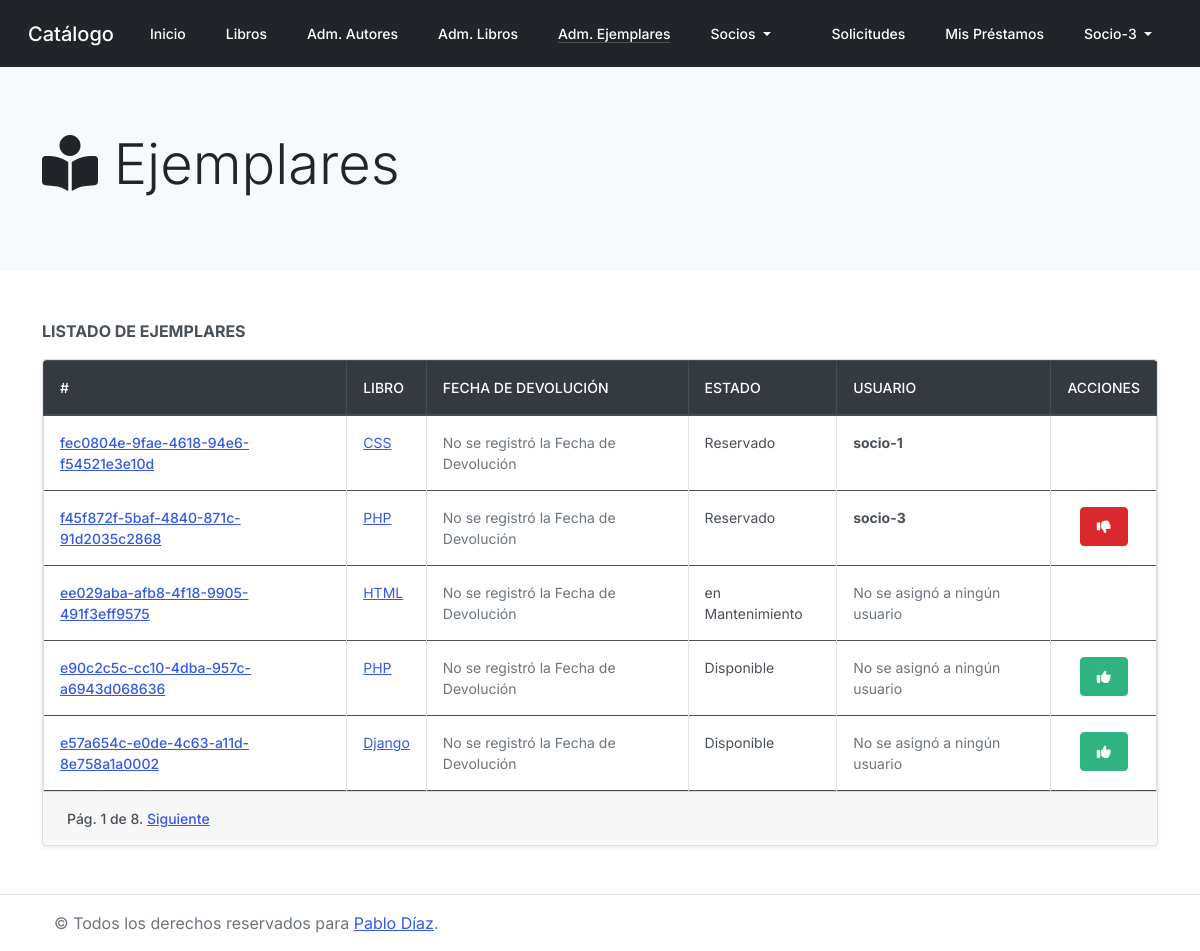
Screenshot of /catalogo/ejemplares/ (signed in) with the database file from the repository.
### catalogo/models.py (models this page shows, shortened)
class CustomUser(AbstractUser):
    email = models.EmailField(_("email address"))
    latitude = models.FloatField(null=True)
    longitude = models.FloatField(null=True)

class Ejemplar(models.Model):
    id = models.UUIDField(primary_key=True, default=uuid.uuid4, help_text="ID único para este libro particular en toda la biblioteca")
    libro = models.ForeignKey(Libro, on_delete=models.SET_NULL, null=True)
    fechaDevolucion = models.DateField(null=True, blank=True)
    ESTADO_EJEMPLAR = (
        ('m', 'en Mantenimiento'),
        ('p', 'Prestado'),
        ('d', 'Disponible'),
        ('r', 'Reservado'),
    )
    estado = models.CharField(max_length=1, choices=ESTADO_EJEMPLAR, default='d', help_text='Disponibilidad del Ejemplar')
    usuario = models.ForeignKey(CustomUser, on_delete=models.SET_NULL, null=True, blank=True)
    def __str__(self):
        return '%s (%s)' % (self.libro, self.id)
    class Meta:
        ordering = ['libro', 'fechaDevolucion']
        permissions = (("can_reserve_a_copy", "Puede reservar ejemplar"), ("can_cancel_reservation", "Puede cancelar reserva"), ("can_view_my_loans", "Puedo ver mis prestamos"))

class Libro(models.Model):
    titulo = models.CharField(max_length=200)
    autor = models.ForeignKey(Autor, on_delete=models.SET_NULL, null=True)
    resumen = models.TextField(max_length=1000, help_text="Ingrese un resumen del libro")
    isbn = models.CharField('ISBN',max_length=13, help_text='13 Caracteres (<a href="https://www.isbninternational.org/content/what-isbn">ISBN number</a>)')
    genero = models.ManyToManyField(Genero, help_text="Seleccione un género (o varios) para el libro")
    idioma = models.ForeignKey(Idioma, on_delete=models.SET_NULL, null=True)
    image=models.ImageField(upload_to='catalogo/upload/img', default='catalogo/upload/img/default-libro.jpg')
    def muestra_genero(self):
        return ', '.join([genero.nombre for genero in self.genero.all()])
    muestra_genero.short_description = 'Género/s'
    def __str__(self):
        return self.titulo

### catalogo/views.py (the view)
# urls.py: path('ejemplares/', views.CopyListView.as_view(), name='copy_list'),
class CopyListView(PermissionRequiredMixin, ListView):
    model = Ejemplar
    template_name = 'copies/index.html'
    paginate_by = 5
    permission_required = 'catalogo.view_ejemplar'
    def get_context_data(self, **kwargs):
        copies = Ejemplar.objects.order_by('-id')
        context = super(CopyListView, self).get_context_data(**kwargs)
        paginator = Paginator(copies, self.paginate_by)
        page = self.request.GET.get('page')
        try:
            copies = paginator.page(page)
        except PageNotAnInteger:
            copies = paginator.page(1)
        except EmptyPage:
            copies = paginator.page(paginator.num_pages)
        context['copies'] = copies
        return context

### catalogo/templates/copies/index.html (shortened to what this page needs)
{% extends "base.html" %}
{% block jumbotron %}
    {% include "partials/jumbotron.html" with icon="<i class='fas fa-book-reader'></i>" title="Ejemplares" %}
{% endblock %}
{% block content %}
<div class="row">
    <div class="col-12">
        <div class="d-flex justify-content-between align-items-center mb-3">
            <span class="font-weight-bold">LISTADO DE EJEMPLARES</span>
        </div>
        <div class="card shadow-sm">
            <div class="card-body table-responsive rounded-top p-0">
                <table class="table table-hover table-bordered mb-0">
                    <thead class="thead-dark">
                        <tr>
                            <th scope="col">#</th>
                            <th scope="col">Libro</th>
                            <th scope="col">Fecha de Devolución</th>
                            <th scope="col">Estado</th>
                            <th scope="col">Usuario</th>
                            {% if perms.catalogo.change_ejemplar or perms.catalogo.delete_ejemplar or perms.catalogo.can_reserve_a_copy or perms.catalogo.can_cancel_reservation %}
                                <th scope="col" class="text-center">Acciones</th>
                            {% endif %}
                        </tr>
                    </thead>
                    <tbody>
                        {% for copy in copies %}
                        <tr>
                            <th scope="row">
                                {% if perms.catalogo.view_ejemplar %}
                                    <a href="{% url 'copy_details' copy.id %}">{{ copy.id }}</a>
                                {% else %}
                                    {{ copy.id }}
                                {% endif %}
                            </th>
                            <td>
                                {% if perms.catalogo.view_libro %}
                                    <a href="{% url 'book_details' copy.libro.id %}">{{ copy.libro }}</a>
                                {% else %}
                                    {{ copy.libro }}
                                {% endif %}
                            </td>
                            <td>
                                {% if copy.fechaDevolucion %}
                                    {{ copy.fechaDevolucion  }}
                                {% else %}
                                    <p class="text-muted mb-0">No se registró la Fecha de Devolución</p>
                                {% endif %}
                            </td>
                            <td>
                                {{ copy.get_estado_display }}
                            </td>
                            <td>
                                {% if copy.usuario %}
                                    <p class="font-weight-bold">{{ copy.usuario }}</p>
                                {% else %}
                                    <p class="text-muted mb-0">No se asignó a ningún usuario</p>
                                {% endif %}
                            </td>
                            {% if perms.catalogo.change_ejemplar or perms.catalogo.delete_ejemplar or perms.catalogo.can_reserve_a_copy or perms.catalogo.can_cancel_reservation %}
                                <td class="text-center">
                                    <div class="btn-group" role="group" aria-label="Basic example">
                                        {% if copy.estado == 'd' and copy.usuario is None %}
                                            {% if perms.catalogo.can_reserve_a_copy %}
                                                <form action="{% url 'reserve' copy.id %}" method="POST">
                                                    <button type="submit" class="btn btn-success" data-toggle="tooltip" data-placement="top" title="Reservar ejemplar">
                                                        <i class="fas fa-thumbs-up"></i>
                                                    </button>
                                                </form>
                                            {% endif %}
                                        {% elif copy.estado == 'r' and copy.usuario.id == user.id %}
                                            {% if perms.catalogo.can_cancel_reservation %}
                                                <form action="{% url 'cancel_reserve' copy.id %}" method="POST">
                                                    <button type="submit" class="btn btn-danger" data-toggle="tooltip" data-placement="top" title="Cancelar reserva">
                                                        <i class="fas fa-thumbs-down"></i>
                                                    </button>
                                                </form>
                                            {% endif %}
                                        {% endif %}
                                    </div>
                                </td>
                            {% endif %}
                        </tr>
                        {% empty %}
                            <tr class="bg-red">
                                <td colspan="7" class="text-center">
                                    ¡Oops! No tenemos Ejemplares de los Libros en Catálogo.
                                </th>
                            </tr>
                        {% endfor %}
                    </tbody>
                </table>
            </div>
            {% block pagination %}
                {% if is_paginated %}
                    <div class="card-footer">
                        <div class="pagination">
                            <span class="page-links">
                                <span class="page-current">
                                    Pág. {{ page_obj.number }} de {{ page_obj.paginator.num_pages }}.
                                </span>
                                {% if page_obj.has_next %}
                                <a href="{{ request.path }}?page={{ page_obj.next_page_number }}">Siguiente</a>
                                {% endif %}
                            </span>
                        </div>
                    </div>
                {% endif %}
            {% endblock %}
        </div>
    </div>
</div>
{% endblock %}

### catalogo/templates/partials/navbar.html (shortened to what this page needs)
<nav class="navbar navbar-expand-lg  navbar-dark bg-dark">
    <div class="container-fluid">
        <a class="navbar-brand" href="{% url 'index' %}">Catálogo</a>
        <div class="collapse navbar-collapse" id="navbarSupportedContent">
            {% with request.resolver_match.url_name as url_name %}
                <ul class="navbar-nav mr-auto">
                    {% if user.is_authenticated %}
                        <li class="nav-item {% if url_name == 'index' %} active {% endif %}">
                            <a class="nav-link" href="{% url 'index' %}">
                                Inicio <span class="sr-only">(current)</span>
                            </a>
                        </li>
                        <li class="nav-item {% if url_name == 'available_copies_list' %} active {% endif %}">
                            <a class="nav-link" href="{% url 'available_copies_list' %}">
                                Libros <span class="sr-only">(current)</span>
                            </a>
                        </li>
                        {% if perms.catalogo.view_autor %}
                            <li class="nav-item {% if url_name == 'author_list' %} active {% endif %}">
                                <a class="nav-link" href="{% url 'author_list' %}">
                                    Adm. Autores <span class="sr-only">(current)</span>
                                </a>
                            </li>
                        {% endif %}
                        {% if perms.catalogo.view_libro %}
                            <li class="nav-item {% if url_name == 'book_list' %} active {% endif %}">
                                <a class="nav-link" href="{% url 'book_list' %}">
                                    Adm. Libros <span class="sr-only">(current)</span>
                                </a>
                            </li>
                        {% endif %}
                        {% if perms.catalogo.view_ejemplar %}
                            <li class="nav-item {% if url_name == 'copy_list' %} active {% endif %}">
                                <a class="nav-link" href="{% url 'copy_list' %}">
                                    Adm. Ejemplares <span class="sr-only">(current)</span>
                                </a>
                            </li>
                        {% endif %}
                        <li class="nav-item dropdown {% if url_name == 'map' or url_name == 'charts' or url_name == 'reporte_autor' %} active {% endif %}">
                            <a class="nav-link dropdown-toggle" href="#" id="navbarDropdown" role="button" data-toggle="dropdown" aria-expanded="false">
                                Socios
                            </a>
                        </li>
                    {% endif %}
                </ul>
                    <ul class="navbar-nav ml-auto">
                        {% if user.is_authenticated %}
                            <li class="nav-item {% if url_name == 'requests' %} active {% endif %}">
                                <a class="nav-link" href="{% url 'requests' %}">
                                    Solicitudes <span class="sr-only">(current)</span>
                                </a>
                            </li>
                            <li class="nav-item {% if url_name == 'my_loans' %} active {% endif %}">
                                <a class="nav-link" href="{% url 'my_loans' %}">
                                    Mis Préstamos <span class="sr-only">(current)</span>
                                </a>
                            </li>
                            <li class="nav-item dropdown">
                                <a class="nav-link dropdown-toggle text-capitalize" href="#" id="navbarDropdown" role="button" data-toggle="dropdown" aria-expanded="false">
                                    {{ user.get_username }}
                                </a>
                            </li>
                        {% endif %}
                    </ul>
            {% endwith %}
        </div>
    </div>
</nav>

### catalogo/static/css/styles.css (style rules this page uses)
.active { text-decoration: underline !important; text-underline-position: under !important; }

### rows the page displays
CustomUser: get_username "Socio-3"
Ejemplar: id "fec0804e-9fae-4618-94e6-f54521e3e10d", libro "CSS", shows "No se registró la Fecha de Devolución", estado "Reservado", usuario "socio-1"
Ejemplar: id "f45f872f-5baf-4840-871c-91d2035c2868", libro "PHP", shows "No se registró la Fecha de Devolución", estado "Reservado", usuario "socio-3"
Ejemplar: id "ee029aba-afb8-4f18-9905-491f3eff9575", libro "HTML", shows "No se registró la Fecha de Devolución", estado "en Mantenimiento", shows "No se asignó a ningún usuario"
Ejemplar: id "e90c2c5c-cc10-4dba-957c-a6943d068636", libro "PHP", shows "No se registró la Fecha de Devolución", estado "Disponible", shows "No se asignó a ningún usuario"
Ejemplar: id "e57a654c-e0de-4c63-a11d-8e758a1a0002", libro "Django", shows "No se registró la Fecha de Devolución", estado "Disponible", shows "No se asignó a ningún usuario"

### other values shown
{{ title }} "Ejemplares"
{{ page_obj.number }} "1"
{{ page_obj.paginator.num_pages }} "8"
